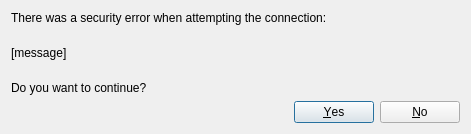
<?xml version="1.0" encoding="UTF-8"?>
<ui version="4.0">
 <class>SslErrors</class>
 <widget class="QDialog" name="SslErrors">
  <property name="geometry">
   <rect>
    <x>0</x>
    <y>0</y>
    <width>471</width>
    <height>134</height>
   </rect>
  </property>
  <property name="windowTitle">
   <string>Security error</string>
  </property>
  <property name="modal">
   <bool>true</bool>
  </property>
  <layout class="QVBoxLayout" name="verticalLayout">
   <item>
    <widget class="QLabel" name="lblSecurity">
     <property name="text">
      <string>There was a security error when attempting the connection:</string>
     </property>
     <property name="wordWrap">
      <bool>true</bool>
     </property>
    </widget>
   </item>
   <item>
    <widget class="QLabel" name="lblMessage">
     <property name="sizePolicy">
      <sizepolicy hsizetype="Preferred" vsizetype="Preferred">
       <horstretch>0</horstretch>
       <verstretch>1</verstretch>
      </sizepolicy>
     </property>
     <property name="text">
      <string notr="true">[message]</string>
     </property>
     <property name="wordWrap">
      <bool>true</bool>
     </property>
    </widget>
   </item>
   <item>
    <widget class="QLabel" name="lblContinue">
     <property name="text">
      <string>Do you want to continue?</string>
     </property>
    </widget>
   </item>
   <item>
    <widget class="QDialogButtonBox" name="btnBox">
     <property name="standardButtons">
      <set>QDialogButtonBox::No|QDialogButtonBox::Yes</set>
     </property>
    </widget>
   </item>
  </layout>
 </widget>
 <resources/>
 <connections>
  <connection>
   <sender>btnBox</sender>
   <signal>accepted()</signal>
   <receiver>SslErrors</receiver>
   <slot>accept()</slot>
   <hints>
    <hint type="sourcelabel">
     <x>235</x>
     <y>113</y>
    </hint>
    <hint type="destinationlabel">
     <x>235</x>
     <y>66</y>
    </hint>
   </hints>
  </connection>
  <connection>
   <sender>btnBox</sender>
   <signal>rejected()</signal>
   <receiver>SslErrors</receiver>
   <slot>reject()</slot>
   <hints>
    <hint type="sourcelabel">
     <x>235</x>
     <y>113</y>
    </hint>
    <hint type="destinationlabel">
     <x>235</x>
     <y>66</y>
    </hint>
   </hints>
  </connection>
 </connections>
</ui>
